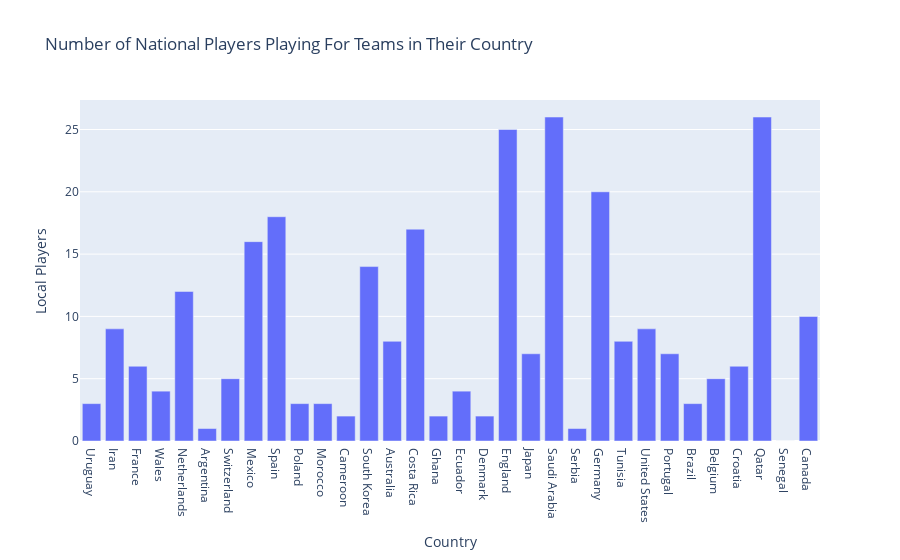

The cell this chart's notebook holds for it:
### Markdown cell above
159 players at the 2022 World Cup play for football clubs in England. English clubs are the most represented at the World Club, that is 19.33% of players at the World Cup. Second is SpanishClubs with 87 players, that is 10.47% of players at the World Cup. 2 Tunisian plays play for clubs in Egypt. Dejan Lovren of Croatia and Moumi Ngameleu of Cameroon represent the Russian Premier League.

### Code cell
# Players who play for their local leagues
nations = list(set(data["Nationality"]))
no_players = []
local_players = []
# print(nations)
for nation in nations:
    nation_df = data.loc[data["Nationality"] == nation, :]
    no_players.append(len(nation_df))
    local_cnt = 0
    for index in nation_df.index:
        if nation_df["Club Country"][index] == nation:
            local_cnt += 1
    local_players.append(local_cnt)

print(len(nations))
print(len(no_players))
print(len(local_players))

local_rep_df = pd.DataFrame(list(zip(nations, local_players, no_players)), columns=["Country", "Local Players", "Total Players"])
local_rep_df["Local Percentage Representation"] = (local_rep_df["Local Players"]/local_rep_df["Total Players"])*100
local_rep_df.head()
local_rep_fig = px.bar(local_rep_df, x="Country", y="Local Players", hover_data=["Country", "Local Players", "Local Percentage Representation"], title="Number of National Players Playing For Teams in Their Country")
local_rep_fig.show()

### Figure 1 — Plotly figure (JSON) as saved in the notebook; plotly's stock layout.template omitted (floating-point values rounded to 4 significant figures)
{"data": [{"alignmentgroup": "True", "customdata": [[11.54], [36], [23.08], [15.38], [46.15], [3.846], [19.23], [61.54], [69.23], [11.54], [11.54], [7.692], [53.85], [30.77], [65.38], [7.692], [15.38], [7.692], [96.15], [26.92], [100], [3.846], [76.92], [30.77], [34.62], [26.92], [11.54], [19.23], [23.08], [100], [0], [38.46]], "hovertemplate": "Country=%{x}<br>Local Players=%{y}<br>Local Percentage Representation=%{customdata[0]}<extra></extra>", "legendgroup": "", "marker": {"color": "#636efa", "pattern": {"shape": ""}}, "name": "", "offsetgroup": "", "orientation": "v", "showlegend": false, "textposition": "auto", "type": "bar", "x": ["Uruguay", "Iran", "France", "Wales", "Netherlands", "Argentina", "Switzerland", "Mexico", "Spain", "Poland", "Morocco", "Cameroon", "South Korea", "Australia", "Costa Rica", "Ghana", "Ecuador", "Denmark", "England", "Japan", "Saudi Arabia", "Serbia", "Germany", "Tunisia", "United States", "Portugal", "Brazil", "Belgium", "Croatia", "Qatar", "Senegal", "Canada"], "xaxis": "x", "y": [3, 9, 6, 4, 12, 1, 5, 16, 18, 3, 3, 2, 14, 8, 17, 2, 4, 2, 25, 7, 26, 1, 20, 8, 9, 7, 3, 5, 6, 26, 0, 10], "yaxis": "y"}], "layout": {"barmode": "relative", "legend": {"tracegroupgap": 0}, "title": {"text": "Number of National Players Playing For Teams in Their Country"}, "xaxis": {"anchor": "y", "domain": [0, 1], "title": {"text": "Country"}}, "yaxis": {"anchor": "x", "domain": [0, 1], "title": {"text": "Local Players"}}}}
